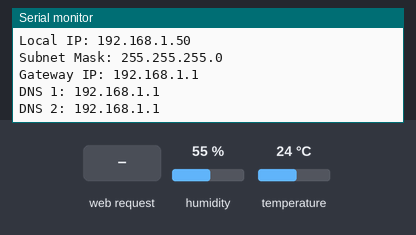
This sketch was run on a simulated ESP32. Shown: the last lines printed to the serial monitor. The inputs (shaded band) are chosen by the test bench; at power-on: humidity 55 %, temperature 24 °C. WiFi joins after 1.5 s; servers stay silent unless stated.

Above: at 3.2 s.
3.3 s: HTTP request GET /update received
At 3.7 s:
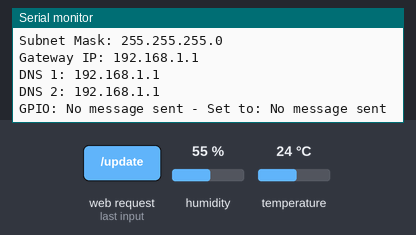
4.8 s: humidity set to 22 %
6.3 s: temperature set to 12 °C
7.8 s: humidity set to 40 %
At 10.18 s:
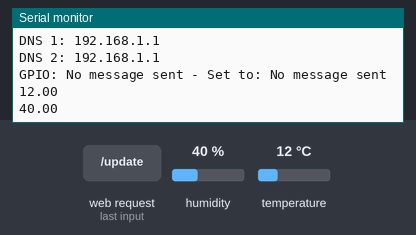

The sketch:

IoT-AutomacaoResidencial-EstacaoMetereoligicaDHT22.ino
```cpp
//IoT - Automação Residencial
//Dispositivo : ESP32
//Temperatura e Umidade
//Autor : Robson Brasil
//Versão : 15
//Última Modificação : 13/08/2021

// Import required libraries
#include "WiFi.h"
//#include <Hash.h>
#include <ESPAsyncWebServer.h>
#include <Adafruit_Sensor.h>
#include <DHT.h>
#include <AsyncTCP.h>
#include <WiFiClient.h>
#include <WiFiAP.h>

// Replace with your network credentials
const char* ssid = "RVR 2,4GHz";
const char* password = "RodrigoValRobson2021";

IPAddress staticIP(192, 168, 15, 45);
IPAddress gateway(192, 168, 15, 1);
IPAddress subnet(255, 255, 255, 0);
IPAddress dns(192, 168, 15, 1);

const char* http_username = "Lobo Alfa";
const char* http_password = "@Lobo#Alfa@";

const char* PARAM_INPUT_1 = "output";
const char* PARAM_INPUT_2 = "state";

#define DHTPIN 16     // Digital pin D1 connected to the DHT sensor

// Uncomment the type of sensor in use:
//#define DHTTYPE    DHT11     // DHT 11
#define DHTTYPE    DHT22     // DHT 22 (AM2302)
//#define DHTTYPE    DHT21     // DHT 21 (AM2301)

DHT dht(DHTPIN, DHTTYPE);

// current temperature & humidity, updated in loop()
float t = 0.0;
float h = 0.0;

// Create AsyncWebServer object on port 80
AsyncWebServer server(8221);
AsyncEventSource events("/events");

// Generally, you should use "unsigned long" for variables that hold time
// The value will quickly become too large for an int to store
unsigned long previousMillis = 0;    // will store last time DHT was updated

// Updates DHT readings every 10 seconds
const long interval = 10000;

const char index_html[] PROGMEM = R"rawliteral(
<!DOCTYPE HTML><html>
  <html lang="pt-br"></html>
<head>
  <meta http-equiv="Content-Type" content="text/html; charset=UTF-8"><style data-merge-styles="true"></style>
  <meta name="viewport" content="width=device-width, initial-scale=1">
  <link rel="stylesheet" href="https://use.fontawesome.com/releases/v5.7.2/css/all.css" integrity="sha384-fnmOCqbTlWIlj8LyTjo7mOUStjsKC4pOpQbqyi7RrhN7udi9RwhKkMHpvLbHG9Sr" crossorigin="anonymous">
  <style>
    html {
    font-family: Arial; display: inline-block; text-align: center;
//     font-family: Arial;
     display: inline-block;
     margin: 0px auto;
     text-align: center;
    }
    h2 { font-size: 3.0rem; }
    p { font-size: 3.0rem; }
    .units { font-size: 1.2rem; }
    .dht-labels{
      font-size: 1.5rem;
      vertical-align:middle;
      padding-bottom: 15px;
    }
  </style>
</head>
<body>
  <h2>Servidor DHT</h2>
  <p>
    <i class="fas fa-thermometer-three-quarters" style="color:#059e8a;"></i>
    <span class="dht-labels">Temperatura</span>
    <span id="temperature">%TEMPERATURE%</span>
    <sup class="units">°C</sup>
  </p>
  <p>
    <i class="fas fa-tint" style="color:#00add6;"></i>
    <span class="dht-labels">Humidade</span>
    <span id="humidity">%HUMIDITY%</span>
    <sup class="units">%</sup>
  </p>
  <p>
      <script src="https://apps.elfsight.com/p/platform.js" defer></script>
<div class="elfsight-app-6960b02c-f3b1-47f7-97b9-f773c30b9c23"></div>
    </P>
  <p>
    <i class="fab fa-youtube" style="font-size:1.0rem;color:red;"></i>
    <span style="font-size:1.0rem;">Se Inscreva </span>
    <a href="https://www.youtube.com/channel/UCnrVfxfXJulqCpq2ubsgIIQ" target="_blank" style="font-size:1.0rem;">IoT - Internet das Coisas com ESP32 e Arduino</a>
  </P>
</body>
<script>
setInterval(function ( ) {
  var xhttp = new XMLHttpRequest();
  xhttp.onreadystatechange = function() {
    if (this.readyState == 4 && this.status == 200) {
      document.getElementById("temperature").innerHTML = this.responseText;
    }
  };
  xhttp.open("GET", "/temperature", true);
  xhttp.send();
}, 10000 ) ;

setInterval(function ( ) {
  var xhttp = new XMLHttpRequest();
  xhttp.onreadystatechange = function() {
    if (this.readyState == 4 && this.status == 200) {
      document.getElementById("humidity").innerHTML = this.responseText;
    }
  };
  xhttp.open("GET", "/humidity", true);
  xhttp.send();
}, 10000 ) ;
</script>
</html>)rawliteral";

// Replaces placeholder with DHT values
String processor(const String& var){
  //Serial.println(var);
  if(var == "TEMPERATURE"){
    return String(t);
  }
  else if(var == "HUMIDITY"){
    return String(h);
  }
  return String();
}

void setup(){
  // Serial port for debugging purposes
  Serial.begin(115200);
  dht.begin();

  // Connect to Wi-Fi
  if (WiFi.config(staticIP, gateway, subnet, dns, dns) == false) {
    Serial.println("Configuração Falhou.");
}
  // Connect to Wi-Fi
  WiFi.begin(ssid, password);
  Serial.println("Connectando ao WiFi");
  while (WiFi.status() != WL_CONNECTED) {
    delay(1000);
    Serial.println(".");
}
  // Print ESP32 Local IP Address
  Serial.println(WiFi.localIP());
  Serial.print("Local IP: ");
  Serial.println(WiFi.localIP());
  Serial.print("Subnet Mask: ");
  Serial.println(WiFi.subnetMask());
  Serial.print("Gateway IP: ");
  Serial.println(WiFi.gatewayIP());
  Serial.print("DNS 1: ");
  Serial.println(WiFi.dnsIP(0));
  Serial.print("DNS 2: ");
  Serial.println(WiFi.dnsIP(1));

  // Route for root / web page
  server.on("/", HTTP_GET, [](AsyncWebServerRequest *request){
   if(!request->authenticate(http_username, http_password))
      return request->requestAuthentication();
    request->send_P(200, "text/html", index_html, processor);
  });
  server.on("/temperature", HTTP_GET, [](AsyncWebServerRequest *request){
    request->send_P(200, "text/plain", String(t).c_str());
  });
  server.on("/humidity", HTTP_GET, [](AsyncWebServerRequest *request){
    request->send_P(200, "text/plain", String(h).c_str());
  });

  // Send a GET request to <ESP_IP>/update?output=<inputMessage1>&state=<inputMessage2>
  server.on("/update", HTTP_GET, [] (AsyncWebServerRequest *request) {
    String inputMessage1;
    String inputMessage2;
    // GET input1 value on <ESP_IP>/update?output=<inputMessage1>&state=<inputMessage2>
    if (request->hasParam(PARAM_INPUT_1) && request->hasParam(PARAM_INPUT_2)) {
      inputMessage1 = request->getParam(PARAM_INPUT_1)->value();
      inputMessage2 = request->getParam(PARAM_INPUT_2)->value();
      digitalWrite(inputMessage1.toInt(), inputMessage2.toInt());
    }
    else {
      inputMessage1 = "No message sent";
      inputMessage2 = "No message sent";
    }
    Serial.print("GPIO: ");
    Serial.print(inputMessage1);
    Serial.print(" - Set to: ");
    Serial.println(inputMessage2);
    request->send(200, "text/plain", "OK");
  });

  // Start server
  server.begin();
}

void loop(){
  unsigned long currentMillis = millis();
  if (currentMillis - previousMillis >= interval) {
    // save the last time you updated the DHT values
    previousMillis = currentMillis;
    // Read temperature as Celsius (the default)
    float newT = dht.readTemperature();
    // Read temperature as Fahrenheit (isFahrenheit = true)
    //float newT = dht.readTemperature(true);
    // if temperature read failed, don't change t value
    if (isnan(newT)) {
      Serial.println("Failed to read from DHT sensor!");
    }
    else {
      t = newT;
      Serial.println(t);
    }
    // Read Humidity
    float newH = dht.readHumidity();
    // if humidity read failed, don't change h value
    if (isnan(newH)) {
      Serial.println("Failed to read from DHT sensor!");
    }
    else {
      h = newH;
      Serial.println(h);
    }
  }
}
```

Measured:
- after the input at 3.3 s, the serial monitor: prints a new line at once (image 1)
- after the input at 7.8 s, the serial monitor: prints a new line after 2.2 s (image 2)
